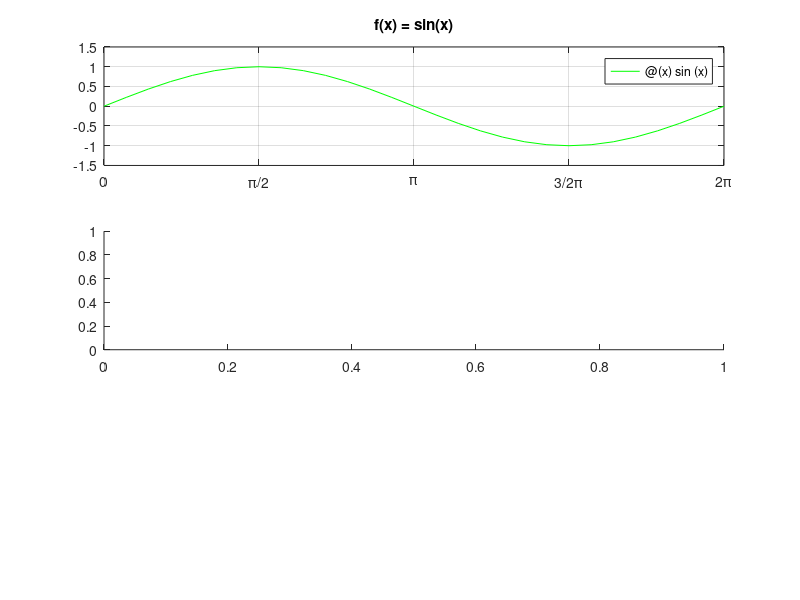

Reproduce this figure in MATLAB. (Note: this script raises an error after producing the figure.)
% funzione esatta
f = @(x) sin(x);
f1 = @(x) cos(x);
interval = [0, 2*pi];

% polinomi interpolanti, function es 1, 2, 3
xi = [0, pi, 2*pi];
fi = [f(0), f(pi), f(2*pi)];
f1i = [f1(0), f1(pi), f1(2*pi)];

pn = @(x) newton(xi, fi, x); %Lagrange genererà lo stesso polinomio
ph = @(x) hermite(xi, fi, f1i, x);

% plots
subplot(3,1,1)
fplot(f, interval, 'g')
grid on
title('f(x) = sin(x)')
xlim([0, 2*pi])
xticks([0 pi/2 pi pi+pi/2 2*pi])
xticklabels({'0','\pi/2','\pi','3/2\pi','2\pi'})
ylim([-1.5, 1.5])

subplot(3,1,2)
fplot(pn, interval, 'r')
grid on
title('p(x) Lagrange / Newton')
xlim([0, 2*pi])
xticks([0 pi/2 pi pi+pi/2 2*pi])
xticklabels({'0','\pi/2','\pi','3/2\pi','2\pi'})
ylim([-1.5, 1.5])

subplot(3,1,3)
fplot(ph, interval, 'r')
grid on
title('p(x) Hermite')
xlim([0, 2*pi])
xticks([0 pi/2 pi pi+pi/2 2*pi])
xticklabels({'0','\pi/2','\pi','3/2\pi','2\pi'})
ylim([-1.5, 1.5])